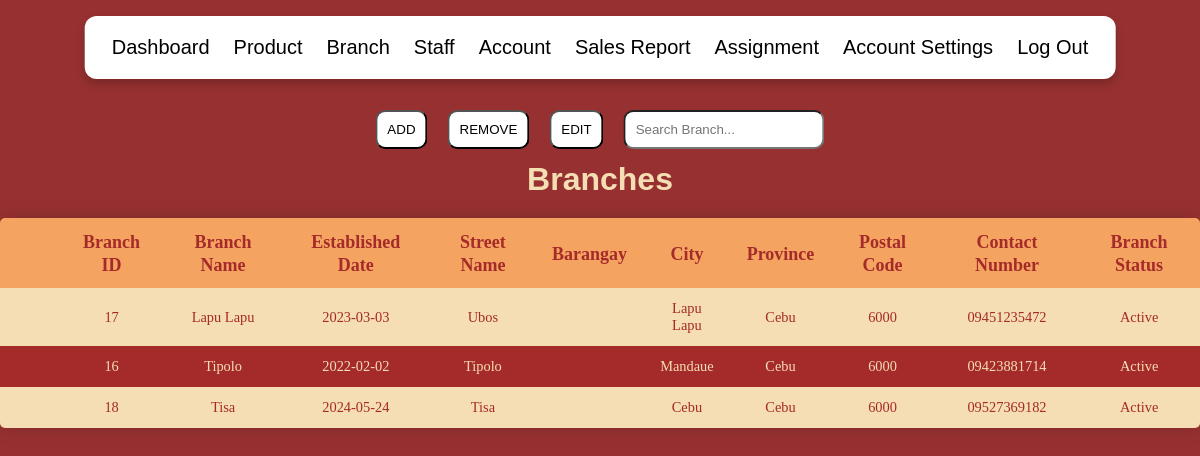
The app's page /branch.php?sort=branch_name with its own data.
### tables this page shows
CREATE TABLE `branch` (
  `branch_ID` int(11) NOT NULL,
  `branch_name` varchar(50) NOT NULL,
  `established_date` date DEFAULT NULL,
  `street_name` varchar(50) DEFAULT NULL,
  `barangay` varchar(50) DEFAULT NULL,
  `city` varchar(50) DEFAULT NULL,
  `province` varchar(50) DEFAULT NULL,
  `postal_code` varchar(50) DEFAULT NULL,
  `contact_number` varchar(20) DEFAULT NULL,
  `branch_status` enum('Active','Inactive') DEFAULT 'Active'
);

### branch.php (the view, shortened to what this page needs)
<!DOCTYPE html>
<html>
    <head>
        <link rel="stylesheet" href="scrollbarstyles.css">
        <link rel="stylesheet" href="styles.css">
    </head>
    <body>
        <div class="functionalitybuttons">
            <button onclick="showAdd()">ADD</button>
            <form method="post">
                <button id="remover" name="removeButton" value="branch">REMOVE</button>
            </form>
            <form method="post">
                <button id="editor" name="editButton" value="branch">EDIT</button>
            </form>
            <input onkeyup="filterTable()" id="search" type="text" placeholder="Search Branch...">
        </div>
        <div class="pageheader">
            <h1>Branches</h1>
        </div>
        <?php
            include "navadmin.php";
        ?>
    </body>
</html>
<?php
    $conn = mysqli_connect("localhost","root","","mamaflors");
    if($conn->connect_error){
        die("ERROR". $conn->connect_error);
    }
    else{
        $sql = "SELECT * FROM branch";
        if(isset($_GET["sort"])){
            $sql .= " ORDER BY " . $_GET["sort"] . " " . $_SESSION["SORT"];
        }
        $result = $conn->query($sql);
        $row = $result->fetch_all(MYSQLI_ASSOC);
        if(sizeof($row) > 0){
            echo "
            <table id='table'>
                <tr>
                    <th></th>
                    <th></th>
                    <th><a href='?sort=branch_ID'>Branch ID</a></th>
                    <th><a href='?sort=branch_name'>Branch Name</a></th>
                    <th><a href='?sort=established_date'>Established Date</a></th>
                    <th><a href='?sort=street_name'>Street Name</a></th>
                    <th><a href='?sort=barangay'>Barangay</a></th>
                    <th><a href='?sort=city'>City</a></th>
                    <th><a href='?sort=province'>Province</a></th>
                    <th><a href='?sort=postal_code'>Postal Code</a></th>
                    <th><a href='?sort=contact_number'>Contact Number</a></th>
                    <th><a href='?sort=branch_status'>Branch Status</a></th>
                </tr>";
            for($x = 0; $x < sizeof($row); $x++){
                echo
                    "<tr>
                        <td>
                            <form method='get'>
                                <input type='hidden' value='".($row[$x]['branch_ID'])."' name='edit'>
                                <button class='edit-row' id='edit-row$x' type='submit'>EDIT</button>
                            </form>
                        </td>
                        <td>
                            <form method='get'>
                                <input type='hidden' value='".($row[$x]['branch_ID'])."' name='removeID'>
                                <input type='hidden' value='branch' name='tableName'>
                                <input type='hidden' value='branch_ID' name='columnName'>
                                <button class='remove-row' id='remove-row$x' name='remove'>Remove</button>
                            </form>
                        </td>
                        <td>".$row[$x]['branch_ID']."</td>
                        <td>".$row[$x]['branch_name']."</td>
                        <td>".$row[$x]['established_date']."</td>
                        <td>".$row[$x]['street_name']."</td>
                        <td>".$row[$x]['barangay']."</td>
                        <td>".$row[$x]['city']."</td>
                        <td>".$row[$x]['province']."</td>
                        <td>".$row[$x]['postal_code']."</td>
                        <td>".$row[$x]['contact_number']."</td>
                        <td>".$row[$x]['branch_status']."</td>
                    </tr>";
            }
            echo "</table>";
        }
        else{
            echo "DATABASE EMPTY";
        }
    }
?>

### styles.css (style rules this page uses)
body { margin: 0; padding: 0; }
table { border-collapse: separate; border-spacing: 0; margin: 25px 0; font-size: 0.9em; border-radius: 5px; overflow: hidden; box-shadow: 0 0 20px rgba(0, 0, 0, 0.15); font-family: "Poppins"; }
table th { padding: 12px 15px; }
table td { padding: 12px 15px; }
table tbody tr { border-bottom: 1px solid #dddddd; }
table th { background-color: #009879; color: white; font-size: 20px; font-weight: bold; }
tr:nth-child(even) { background-color: #f3f3f3; }
table tbody tr:last-of-type { border-bottom: 2px solid #009879; }
table a { color: white; text-decoration: none; font-weight: bold; font-size: 18px }
:root { --darker: #973131; --dark: #E0A75E; --light: #F9D689; --lighter: #F5E7B2; --input-color: #e0dede; --spacer: 1rem; }
body { margin: 0; padding: 0; display: flex; background-color: var(--darker); font-family: 'Jost', sans-serif; height: 100vh; justify-content: center; align-items: center; }

### records on screen
branch: branch_ID "17", branch_name "Lapu Lapu", established_date "2023-03-03", street_name "Ubos", city "Lapu Lapu", province "Cebu", postal_code "6000", contact_number "09451235472", branch_status "Active"
branch: branch_ID "16", branch_name "Tipolo", established_date "2022-02-02", street_name "Tipolo", city "Mandaue", province "Cebu", postal_code "6000", contact_number "09423881714", branch_status "Active"
branch: branch_ID "18", branch_name "Tisa", established_date "2024-05-24", street_name "Tisa", city "Cebu", province "Cebu", postal_code "6000", contact_number "09527369182", branch_status "Active"
